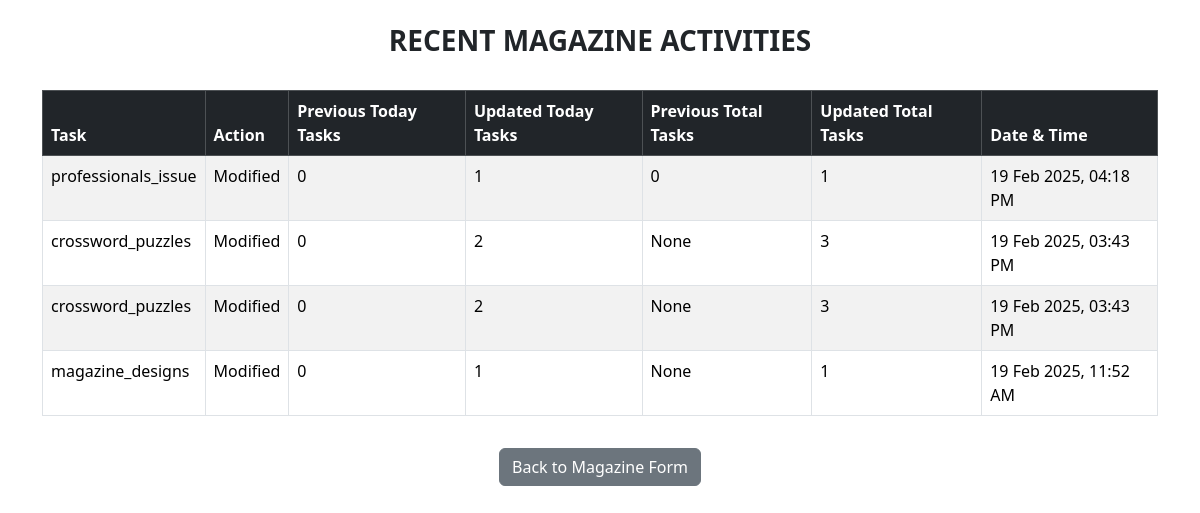
Page /magazine_activities/ on the committed database.
### card_app/models.py (models this page shows, shortened)
class MagazineActivity(models.Model):
    task = models.ForeignKey(MagazineTable, on_delete=models.CASCADE)
    action = models.CharField(max_length=50)  # 'Added' or 'Updated'
    prev_today_tasks = models.IntegerField(null=True, blank=True, default=0)
    prev_total_tasks = models.IntegerField(null=True, blank=True)
    timestamp = models.DateTimeField(default=now)

class MagazineTable(models.Model):
    magazine_choices = [
        ('magazine_designs', 'No. of pages designed for Magazine'),
        ('professionals_issue', 'No. of professionals prepared for the issue'),
        ('experts_issue', 'No. of experts prepared for the issue'),
        ('interview_questions', 'No. of Interview questionnaire prepared & sent'),
        ('new_advertisers', 'No. of new advertisers found & shared'),
        ('crossword_puzzles', 'No. of crossword puzzles prepared'),
    ]
    magazine_tasks = models.CharField(max_length=200,choices=magazine_choices)
    today_tasks = models.IntegerField(default=0)
    total_tasks = models.IntegerField(default=0)
    timestamp = models.DateTimeField(auto_now_add=True)

### card_app/views.py (the view)
# urls.py: path('magazine_activities/', views.magazine_activities, name='magazine_activities'),
def magazine_activities(request):
    activities = MagazineActivity.objects.all().order_by('-timestamp')  # Fetch only logged activities
    return render(request, "card_app/magazine_activities.html", {"activities": activities})

### card_app/templates/card_app/magazine_activities.html (shortened to what this page needs)
{% load tz %}
<!DOCTYPE html>
<html lang="en">
<head>
    <link href="https://cdn.jsdelivr.net/npm/bootstrap@5.3.3/dist/css/bootstrap.min.css" rel="stylesheet">
</head>
<body>
<div class="container mt-4">
    <h3 class="text-center text-uppercase fw-bold">Recent Magazine Activities</h3>
    <div class="table-responsive">
        <table class="table table-striped table-bordered mt-4">
            <thead class="table-dark">
                <tr>
                    <th>Task</th>
                    <th>Action</th>
                    <th>Previous Today Tasks</th>
                    <th>Updated Today Tasks</th>
                    <th>Previous Total Tasks</th>
                    <th>Updated Total Tasks</th>
                    <th>Date & Time</th>
                </tr>
            </thead>
            <tbody>
                {% for activity in activities %}
                    <tr>
                        <td>{{ activity.task.magazine_tasks }}</td>
                        <td>{{ activity.action }}</td>
                        <td>{{ activity.prev_today_tasks }}</td>
                        <td>{{ activity.task.today_tasks }}</td>
                        <td>{{ activity.prev_total_tasks }}</td>
                        <td>{{ activity.task.total_tasks }}</td>
                        <td>{{ activity.timestamp|timezone:"Asia/Kolkata"|date:"d M Y, h:i A" }}</td>
                    </tr>
                {% empty %}
                    <tr><td colspan="7" class="text-center text-muted">No recent activities</td></tr>
                {% endfor %}
            </tbody>
        </table>
    </div>
    <div class="text-center mt-3">
        <a href="{% url 'card_app:magazine_form' %}" class="btn btn-secondary">Back to Magazine Form</a>
    </div>
</div>
</body>
</html>

### rows in the picture
MagazineActivity: task.magazine_tasks "professionals_issue", action "Modified", prev_today_tasks "0", task.today_tasks "1", prev_total_tasks "0", task.total_tasks "1", timestamp "19 Feb 2025, 04:18 PM"
MagazineActivity: task.magazine_tasks "crossword_puzzles", action "Modified", prev_today_tasks "0", task.today_tasks "2", prev_total_tasks "None", task.total_tasks "3", timestamp "19 Feb 2025, 03:43 PM"
MagazineActivity: task.magazine_tasks "crossword_puzzles", action "Modified", prev_today_tasks "0", task.today_tasks "2", prev_total_tasks "None", task.total_tasks "3", timestamp "19 Feb 2025, 03:43 PM"
MagazineActivity: task.magazine_tasks "magazine_designs", action "Modified", prev_today_tasks "0", task.today_tasks "1", prev_total_tasks "None", task.total_tasks "1", timestamp "19 Feb 2025, 11:52 AM"
